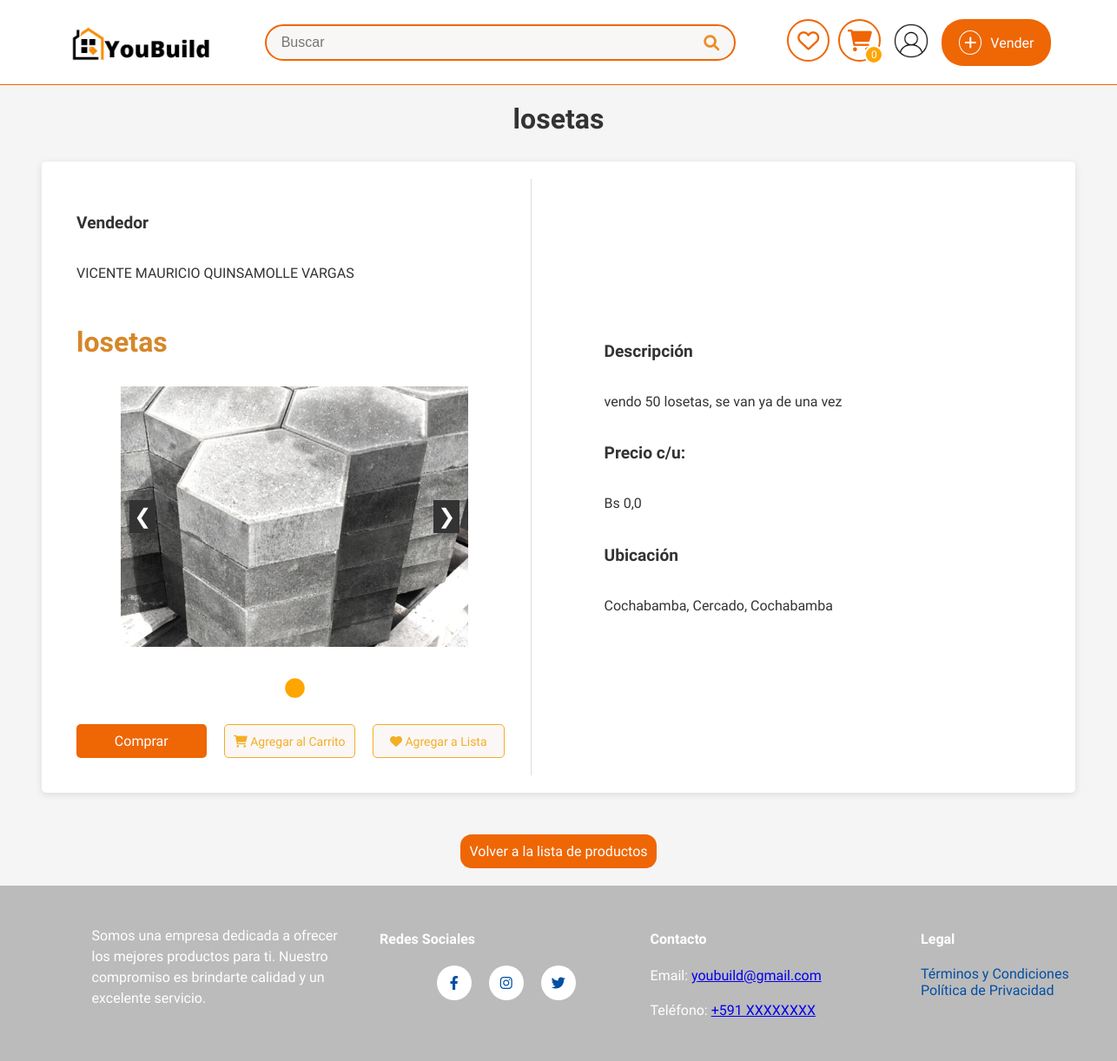
Screenshot of /producto/1/ (signed in) with the database file from the repository.
### YouBuild/sistema/models.py (models this page shows, shortened)
class UsuarioDB(models.Model):
    user = models.OneToOneField(User, on_delete=models.CASCADE)
    nombre_completo = models.CharField(max_length=50, verbose_name="Nombre completo", null=True)
    municipio_fk = models.ForeignKey('MunicipioDB', on_delete=models.CASCADE, null=True, blank=True)
    direccion_1 = models.CharField(max_length=255, verbose_name="Dirección", null=True)
    telefono = models.CharField(
        max_length=15, verbose_name="Número de celular",
        validators=[RegexValidator(regex=r'^\+?1?\d{9,15}$', message="El número debe estar en el formato: '+59199999999'. Hasta 15 dígitos.")]
    )
    imagen_perfil = models.ImageField(upload_to='perfil/', null=True, blank=True, default='perfil/perfil.png',verbose_name="Foto de perfil")
    qr_imagen = models.ImageField(upload_to='qr/', null=True, blank=True, verbose_name="Código QR")
    intentos_fallidos_password = models.IntegerField(default=0)
    bloqueo_password_hasta = models.DateTimeField(null=True, blank=True)
    class Meta:
        verbose_name = "Perfil de Usuario"
        verbose_name_plural = "Perfiles de Usuarios"

class ProductoDb(models.Model):
    ESTADO_CHOICES = [
        ('disponible', 'Disponible'),
        ('promocion', 'En Promoción'),
        ('vendido', 'Vendido'),
    ]
    nombre = models.CharField(max_length=50, verbose_name="Nombre")
    detalle = models.TextField(max_length=500, verbose_name="Detalle")
    precio = models.FloatField(verbose_name="Precio", validators=[MinValueValidator(0.0), MaxValueValidator(99999.9)])
    descuento = models.FloatField(default=0.0, validators=[MinValueValidator(0.0), MaxValueValidator(100.0)], verbose_name="Descuento (%)")
    estado = models.CharField(max_length=10, choices=ESTADO_CHOICES, default='disponible', verbose_name="Estado del Producto")
    fecha_inicio_promocion = models.DateTimeField(null=True, blank=True, verbose_name="Inicio de Promoción")
    fecha_fin_promocion = models.DateTimeField(null=True, blank=True, verbose_name="Fin de Promoción")
    disponible = models.BooleanField(default=True, verbose_name="Disponible para la venta")  # Para activar o desactivar el producto manualmente
    categoria_fk = models.ForeignKey(CategoriaDb, on_delete=models.CASCADE, null=True, blank=True)
    usuario_fk = models.ForeignKey(UsuarioDB, on_delete=models.CASCADE, null=True, blank=True)
    municipio_fk = models.ForeignKey(MunicipioDB, on_delete=models.CASCADE, null=True, blank=True, verbose_name="Municipio")
    direccion_1 = models.CharField(max_length=255, verbose_name="Dirección 1", null=True, blank=True)
    visitas = models.PositiveIntegerField(default=0, verbose_name="Visitas")
    cantidad = models.IntegerField(default=1)
    class Meta:
        db_table = "productos"
        verbose_name = "Producto"
        verbose_name_plural = "Productos"
    def precio_final(self):
        if self.esta_en_promocion():
            return self.precio * (1 - self.descuento / 100)
        return self.precio
    def esta_en_promocion(self):
        ahora = timezone.now()
        return (
            self.estado == 'promocion' and
            self.fecha_inicio_promocion and
            self.fecha_fin_promocion and
            self.fecha_inicio_promocion <= ahora <= self.fecha_fin_promocion
        )
    def tiempo_restante_promocion(self):
        ahora = timezone.now()
        if self.esta_en_promocion() and self.fecha_fin_promocion:
           delta = self.fecha_fin_promocion - ahora
           return int(delta.total_seconds())
        return 0

class ImagenProductoDB(models.Model):
    producto_fk = models.ForeignKey(ProductoDb, on_delete=models.CASCADE, related_name="imagenes")
    imagen = models.ImageField(upload_to="productos", null=True)
    class Meta:
        verbose_name = "Imagen"
        verbose_name_plural = "Imágenes"

class MunicipioDB(models.Model):
    nombre = models.CharField(max_length=60, verbose_name="Nombre del municipio")
    provincia_fk = models.ForeignKey(ProvinciaDB, on_delete=models.CASCADE, null=True, blank=True)
    class Meta:
        verbose_name = "Municipio"
        verbose_name_plural = "Municipios"
    def __str__(self):
        return self.nombre

class ProvinciaDB(models.Model):
    nombre = models.CharField(max_length=60, verbose_name="Nombre de la provincia")
    departamento_fk = models.ForeignKey(DepartamentoDB, on_delete=models.CASCADE, null=True, blank=True)
    class Meta:
        verbose_name = "Provincia"
        verbose_name_plural = "Provincias"

class DepartamentoDB(models.Model):
    nombre = models.CharField(max_length=60, verbose_name="Nombre del departamento")
    class Meta:
        verbose_name = "Departamento"
        verbose_name_plural = "Departamentos"
    def __str__(self):
        return self.nombre

### YouBuild/sistema/views.py (the view)
# urls.py: path('producto/<int:id>/', producto_view, name='detalle_producto'),
def producto_view(request, id):
    producto = get_object_or_404(ProductoDb, id=id)
    producto.visitas += 1
    producto.save()
    precio_final = producto.precio_final()
    descuento_aplicado = producto.descuento if producto.esta_en_promocion() else 0
    tiempo_restante = producto.tiempo_restante_promocion()  # Tiempo restante en segundos
    favoritos_ids = []
    if request.user.is_authenticated:
        favoritos_ids = ListaFavoritosDB.objects.filter(usuario=request.user.usuariodb).values_list('producto_id', flat=True)
    template = 'layoutReg.html' if request.user.is_authenticated else 'layout.html'
    return render(request, "detalle_producto.html", {
        "producto": producto,
        "precio_final": precio_final,
        "descuento_aplicado": descuento_aplicado,
        "tiempo_restante": tiempo_restante,  # Tiempo en segundos para el frontend
        "template": template,
        "favoritos_ids": favoritos_ids,
    })

### YouBuild/sistema/templates/detalle_producto.html (shortened to what this page needs)
<!DOCTYPE html>
{% extends template %}
{% load static %}
{% block extra_styles %}
<link rel="stylesheet" href="{% static 'detalleProd.css' %}" />
<link rel="stylesheet" href="https://cdnjs.cloudflare.com/ajax/libs/font-awesome/6.0.0-beta3/css/all.min.css" />
{% endblock %}
{% block content %}
<div class="titulo">
    <h1> {{ producto.nombre }} </h1>
</div>
<div class="flex-container">
    <div class="column column-left flex-column">
        <h3>Vendedor</h3>
        <p>{{ producto.usuario_fk.nombre_completo }} </p>
        <h3 class="product-name">{{ producto.nombre }}</h3>
        <div class="carousel-productos-container">
            <button class="carousel-productos-button prev" onclick="changeSlide(-1)">&#10094;</button>
            <div class="carousel-productos">
                {% for imagen in producto.imagenes.all %}
                <div class="carousel-productos-item">
                    <img src="{{ imagen.imagen.url }}" alt="Imagen del producto" class="producto-imagen">
                </div>
                {% endfor %}
            </div>
            <button class="carousel-productos-button next" onclick="changeSlide(1)">&#10095;</button>
        </div>
        <div class="carousel-productos-dots">
            {% for imagen in producto.imagenes.all %}
            <span class="dot" onclick="currentSlide({{ forloop.counter0 }})"></span>
            {% endfor %}
        </div>
        <div class="botones button-row">
            <button class="btn" id="btn-comprar" onclick="comprar({{ producto.id }})">Comprar</button>
            <button class="btn add-to-view" id="btn-agregar-carrito" onclick="agregarAlCarrito({{ producto.id }})">
                <i class="fas fa-shopping-cart"></i> Agregar al Carrito
            </button>
            <button
                      class="btn add-to-view"
                      onclick="agregarAFavoritos({{ producto.id }})"
                      id="favorito-btn-{{ producto.id }}">
                      <i class="fas fa-heart"></i>
                      {% if producto.id in favoritos_ids %}
                          En Favoritos
                      {% else %}
                          Agregar a Lista
                      {% endif %}
                  </button>
        </div>
    </div>
    <div class="column column-right flex-column">
        <h3>Descripción</h3>
        <p>{{ producto.detalle }}</p>
        <h3>Precio c/u:</h3>
        {% if producto.esta_en_promocion %}
        <div class="precio-contenedor">
            <div class="subtitulo"><h3>Antes:</h3></div>
            <div class="valor"><p class="precio-original">Bs {{ producto.precio }}</p></div>
            <div class="subtitulo"><h3>Ahora:</h3></div>
            <div class="valor"><p class="precio-descuento">Bs {{ precio_final|floatformat:2 }}</p></div>
        </div>
        <p class="detalle-descuento">
            Detalle del Descuento Aplicado:
            <span class="badge-descuento">{{ descuento_aplicado }}% OFF</span>
        </p>
        <p id="contador" class="tiempo-restante">
            Finaliza en:
            <span id="time-remaining"></span>
        </p>
        <script>
            // Tiempo restante en segundos desde el backend
            let tiempoRestante = {{ tiempo_restante }};
            function iniciarContador(tiempo, elementoId) {
                const elemento = document.getElementById(elementoId);
                function actualizarContador() {
                    if (tiempo <= 0) {
                        elemento.innerText = "¡Promoción finalizada!";
                        clearInterval(intervalo);
                        return;
                    }
                    // Cálculo de días, horas, minutos y segundos
                    const dias = Math.floor(tiempo / (24 * 3600));
                    const horas = Math.floor((tiempo % (24 * 3600)) / 3600);
                    const minutos = Math.floor((tiempo % 3600) / 60);
                    const segundos = tiempo % 60;
                    // Mostrar en el elemento
                    elemento.innerText = `${dias}d ${horas}h ${minutos}m ${segundos}s`;
                    // Restar 1 segundo
                    tiempo--;
                }
                // Actualizar el contador cada segundo
                const intervalo = setInterval(actualizarContador, 1000);
                actualizarContador(); // Ejecutar inmediatamente al cargar
            }
            // Iniciar el contador
            iniciarContador(tiempoRestante, "time-remaining");
        </script>
    {% else %}
        <p class="precio-sin-promocion">Bs {{ producto.precio }}</p>
    {% endif %}
        <h3>Ubicación</h3>
        <p>
            {{ producto.usuario_fk.municipio_fk.provincia_fk.departamento_fk }},
            {{ producto.usuario_fk.municipio_fk.provincia_fk.nombre }},
            {{ producto.usuario_fk.municipio_fk }}
        </p>
    </div>
</div>
<button class="btn volver-a-lista" style="max-width: fit-content;" onclick="volverALista()">Volver a la lista de
    productos</button>
{% endblock %}

### YouBuild/sistema/templates/layoutReg.html (shortened to what this page needs)
{% load static %}
<html lang="en">
  <head>
    <link rel="stylesheet" href="https://cdnjs.cloudflare.com/ajax/libs/font-awesome/6.4.0/css/all.min.css" />
    <link rel="stylesheet" href="{% static 'style.css' %}" />
    <link rel="stylesheet" href="{% static 'layoutReg.css' %}" />
    <link rel="stylesheet" href="{% static 'topbar.css' %}">
    {% block extra_styles %}
    {% endblock %}
  </head>
  <body>
    <header>
      <div class="topbar-background">
      <div class="topbar-container">
        <div class="topbar-left">
          <a href="/home " class="logo"><img src="{% static 'logo.jpeg' %}" alt="Logo" width="125" /></a>
        </div>
        <div class="topbar-center">
          <form action="{% url 'buscar' %}" method="GET" onsubmit="return validateSearch()">
            <div class="search-box">
              <input type="text" placeholder="Buscar" name="q" maxlength="20" pattern="[A-Za-z0-9\s]+" required>
              <button><i class="fa fa-search"></i></button>
            </div>
          </form>
        </div>
        <div class="topbar-right">
          <a href="{% url 'listaFavoritos' %}" class="icon-btn"><i class="fa-regular fa-heart"></i></a>
          <a href="{% url 'Carrito' %}" class="icon-btn"><i class="fa fa-shopping-cart"></i><span class="cart-count">{{ cart_count }}</span></a>
          <div class="profile-menu-container">
            <a href="#" class="profile-icon" onclick="toggleMenu(event)">
                <img src="{{ usuario.imagen_perfil.url }}" alt="Foto de Perfil" class="profile-pic" />
            </a>
          </div>
          <a href="{% url 'vender' %}" class="btn-sell">
            <i class="fas fa-plus"></i> Vender
          </a>
        </div>
      </div>
    </header>
    <div>
      {% block content %}{% endblock %}
    </div>
    <footer>
      <div class="footer-container">
        <div class="footer-description">
          <p>Somos una empresa dedicada a ofrecer los mejores productos para ti. Nuestro compromiso es brindarte calidad y un excelente servicio.</p>
        </div>
        <div class="footer-links">
          <h4>Redes Sociales</h4>
          <div class="social-buttons">
            <a href="https://facebook.com" target="_blank" class="social-button facebook"><i class="fab fa-facebook-f"></i></a>
            <a href="https://instagram.com" target="_blank" class="social-button instagram"><i class="fab fa-instagram"></i></a>
            <a href="https://twitter.com" target="_blank" class="social-button twitter"><i class="fab fa-twitter"></i></a>
          </div>
        </div>
        <div class="footer-contact">
          <h4>Contacto</h4>
          <p>
            Email: <a href="mailto:youbuild@gmail.com">youbuild@gmail.com</a>
          </p>
          <p>
            Teléfono: <a href="tel:+591XXXXXXXX">+591 XXXXXXXX</a>
          </p>
        </div>
        <div class="footer-legal">
          <h4>Legal</h4>
          <ul>
            <li>
              <a href="#terminos-condiciones">Términos y Condiciones</a>
            </li>
            <li>
              <a href="#politica-privacidad">Política de Privacidad</a>
            </li>
          </ul>
        </div>
      </div>
    </footer>
  </body>
</html>

### rows the page displays
UsuarioDB: imagen_perfil (picture)
ProductoDb: nombre "losetas", usuario_fk.nombre_completo "VICENTE MAURICIO QUINSAMOLLE VARGAS", detalle "vendo 50 losetas, se van ya de una vez", precio "0,0", usuario_fk.municipio_fk.provincia_fk.departamento_fk "Cochabamba", usuario_fk.municipio_fk.provincia_fk.nombre "Cercado", usuario_fk.municipio_fk "Cochabamba"
ImagenProductoDB: imagen (picture)

### other values shown
{{ cart_count }} "0"
